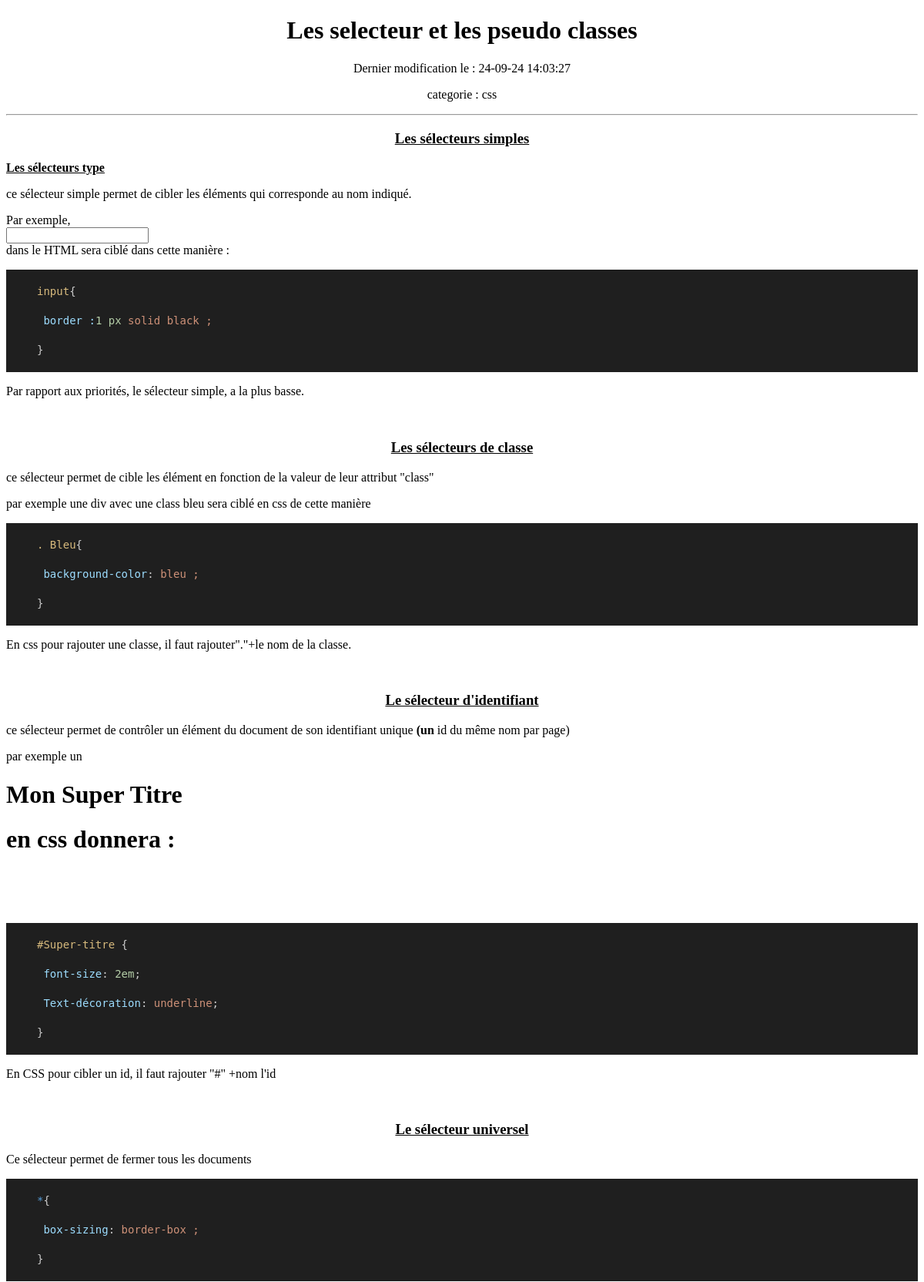
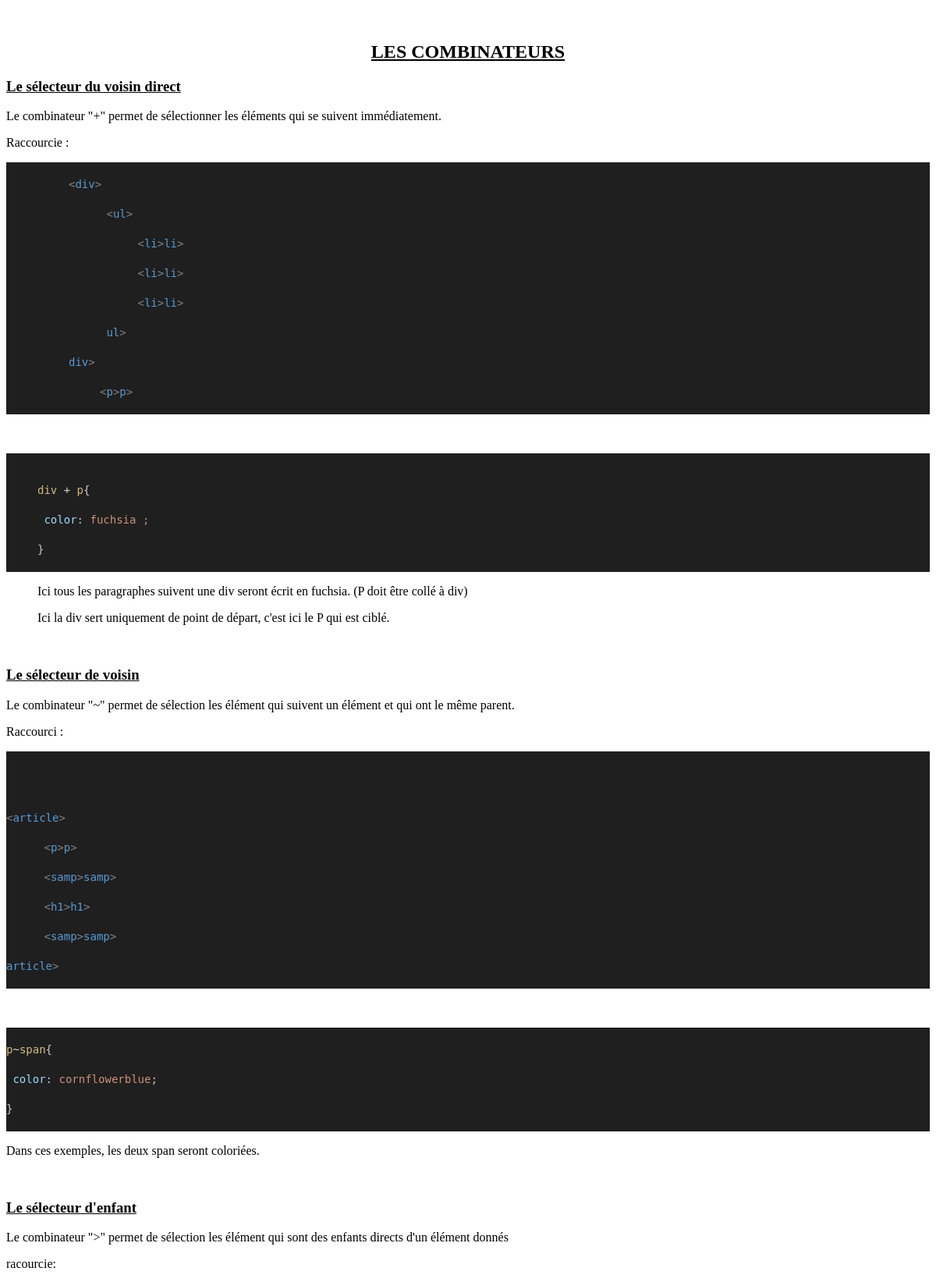
The app's page /lesson_read.php?id=13 (upper part) with its own data (2 pictures, top to bottom).
### tables this page shows
CREATE TABLE "lesson" (
	"lesson_id"	INTEGER,
	"lesson_name"	TEXT,
	"lesson_category"	TEXT,
	"lesson_content"	TEXT,
	"lesson_modify_at"	TEXT,
	PRIMARY KEY("lesson_id" AUTOINCREMENT)
);

### lesson_read.php (the view, shortened to what this page needs)
<!DOCTYPE html>
<html lang="fr">
<head>
     <link rel="stylesheet" href="css/style.css">
    <?php
$pdo = new PDO('sqlite:'.dirname(__FILE__).'/data.sqlite');
$pdo->setAttribute(PDO::ATTR_DEFAULT_FETCH_MODE, PDO::FETCH_ASSOC);
if(isset($_GET['id'])){
        $id = $_GET['id'];
        $sql = "SELECT * FROM  lesson WHERE lesson_id=?";
        $stmt = $pdo->prepare($sql);
        $stmt ->execute([$id]);
        $lesson = $stmt->fetch();
}
?>
<body>
</head>
    <h1 class="center"><?= $lesson['lesson_name'] ?></h1>
    <p class="center"><?= 'Dernier modification le : ' . $lesson['lesson_modify_at'] ?></p>
    <p class="center"><?= 'categorie : ' . $lesson['lesson_category'] ?></p>
    <hr>
    <main><?= $lesson['lesson_content'] ?></main>
</body>
</html>

### css/style.css (style rules this page uses)
.center { text-align: center; }
label,input, select { display: block; }

### records on screen
lesson: lesson_name "Les selecteur et les pseudo classes", lesson_modify_at "24-09-24 14:03:27", lesson_category "css"
